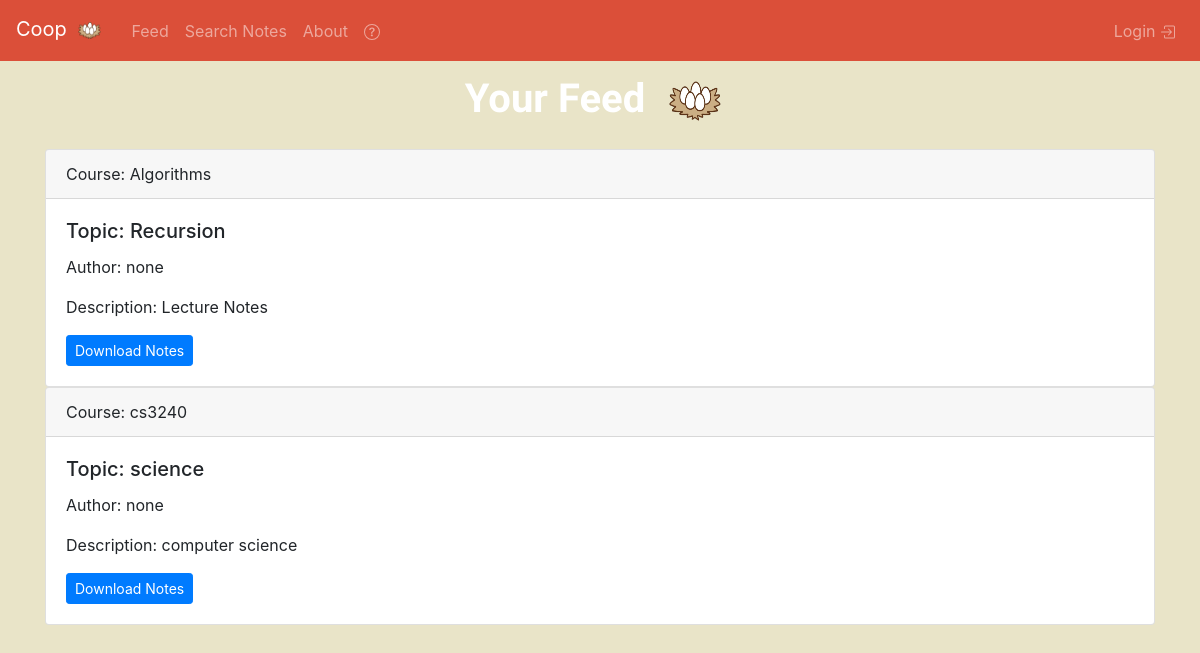
Page /notes/ on the earlier database version.
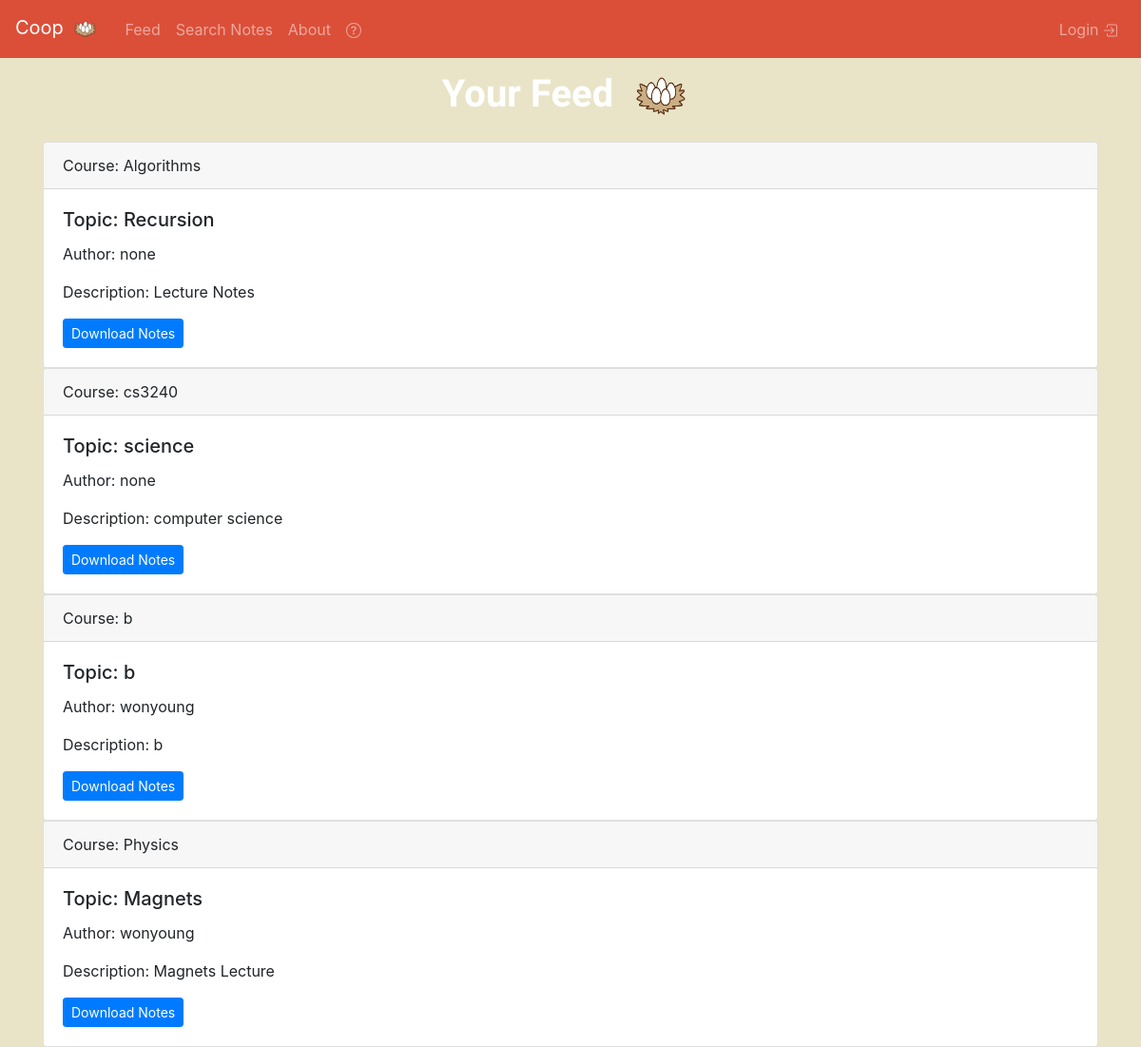
Same page on the later database version.
### coop/models.py (models this page shows, shortened)
class Notes(models.Model):
    courseName = models.CharField(max_length=100)
    topic = models.CharField(max_length=100)
    description = models.CharField(max_length=1000)
    noteFile = models.FileField(upload_to = 'notes/')
    created_by = models.CharField(max_length=30, default='Anonymous User')

### coop/views.py (the view)
# urls.py: path('notes/', views.notes_list, name='notes_list'),
def notes_list(request):
    notes = Notes.objects.all()
    return render(request, 'coop/notes_list.html', {
        'notes': notes
    })

### coop/templates/coop/notes_list.html (shortened to what this page needs)
{% extends 'coop/base.html' %}
{% load static %}
{% load socialaccount %}
{% block content %}
  <div class="container">
    <h1>
      <center>
        Your Feed
        <img src="{% static 'images/coop.png' %}" width=80px height=80px>
      </center>
    </h1>
  </div>
  {% for note in notes %}
    <div class="container">
      <div class="card">
        <div class="card-header">
          Course: {{note.courseName}}
        </div>
        <div class="card-body">
          <h5 class="card-title">Topic: {{note.topic}}</h5>
          <p class="card-text">Author: {{note.created_by}}</p>
          <p class="card-text">Description: {{note.description}}</p>
          <a href="{{ note.noteFile.url }}" class="btn btn-primary btn-sm">Download Notes</a>
        </div>
      </div>
    </div>
  {% endfor %}
{% endblock %}

Differences in the rows shown:
added Notes: courseName "b", topic "b", created_by "wonyoung", description "b"
added Notes: courseName "Physics", topic "Magnets", created_by "wonyoung", description "Magnets Lecture"
